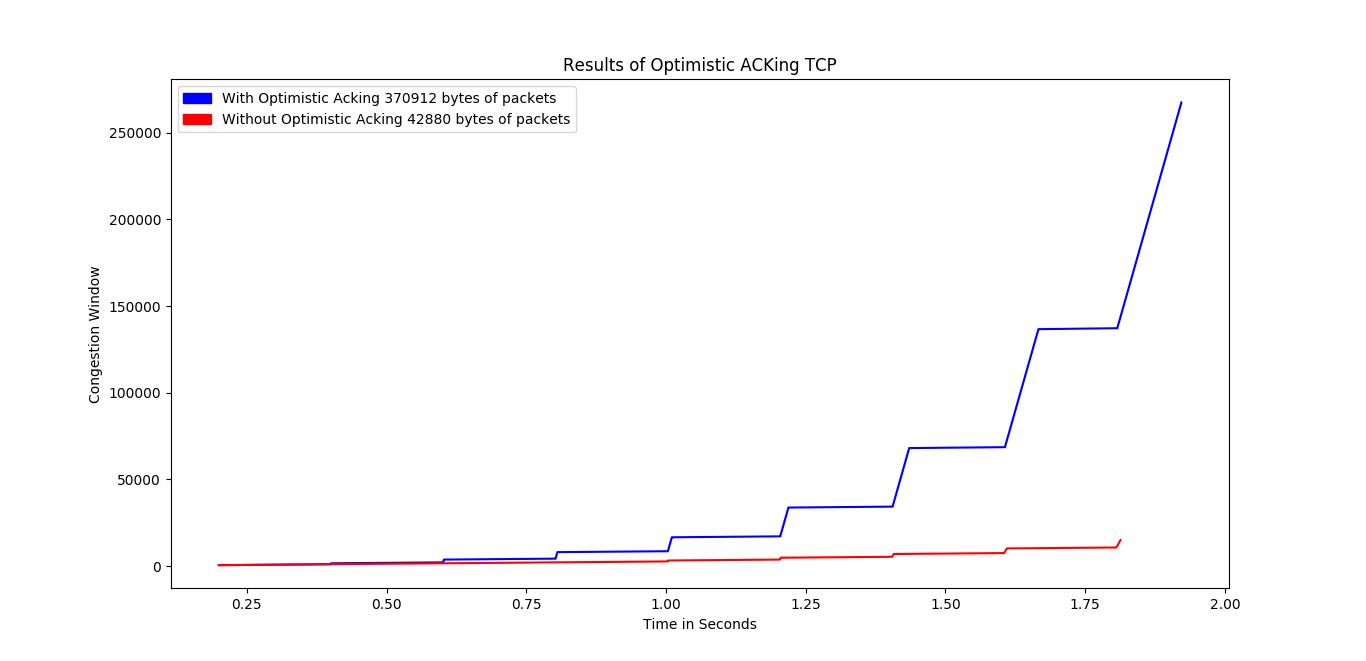

Generate this figure with Python:
import matplotlib.pyplot as plt
import matplotlib.patches as mpatches
import pandas as pd

data1=pd.read_csv('optack.csv')
x1=data1['Time in Seconds']
y1=data1['Congestion Window']
data2=pd.read_csv('ack.csv')
x2=data2['Time in Seconds']
y2=data2['Congestion Window']

red_patch = mpatches.Patch(color='red', label='Without Optimistic Acking 42880 bytes of packets')
blue_patch = mpatches.Patch(color='blue', label='With Optimistic Acking 370912 bytes of packets')
plt.legend(handles=[blue_patch,red_patch])
plt.plot(x1,y1,color='blue',label='GPU')
plt.plot(x2,y2,color='red',label='CPU')
plt.xlabel('Time in Seconds')
plt.ylabel('Congestion Window')
plt.title('Results of Optimistic ACKing TCP')
plt.show()
